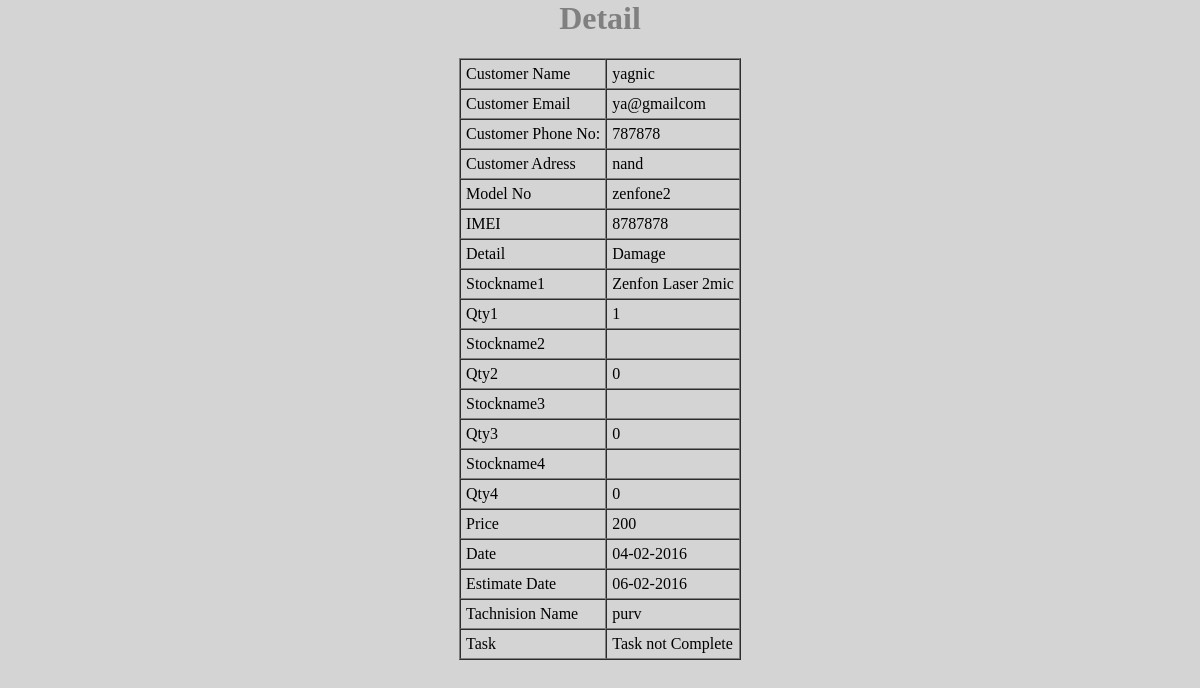
Page /table.php?rid=80 (signed in) on the committed database.
### tables this page shows
CREATE TABLE `ragister` (
  `rid` int(20) NOT NULL,
  `cname` varchar(100) NOT NULL,
  `email` varchar(100) NOT NULL,
  `phoneno` varchar(100) NOT NULL,
  `addr` varchar(100) NOT NULL,
  `model` varchar(100) NOT NULL,
  `imei` varchar(100) NOT NULL,
  `detail` varchar(50) NOT NULL,
  `stocknm1` varchar(100) NOT NULL,
  `qty1` int(20) NOT NULL,
  `stocknm2` varchar(100) NOT NULL,
  `qty2` int(20) NOT NULL,
  `stocknm3` varchar(100) NOT NULL,
  `qty3` int(20) NOT NULL,
  `stocknm4` varchar(100) NOT NULL,
  `qty4` int(20) NOT NULL,
  `price` int(20) NOT NULL,
  `date` varchar(100) NOT NULL,
  `edate` varchar(100) NOT NULL,
  `status` int(11) NOT NULL,
  `tachid` int(20) NOT NULL
);

CREATE TABLE `product` (
  `proid` int(20) NOT NULL,
  `comid` int(20) NOT NULL,
  `proname` varchar(50) NOT NULL
);

CREATE TABLE `stock` (
  `stockid` int(20) NOT NULL,
  `proid` int(20) NOT NULL,
  `stocknm` varchar(50) NOT NULL,
  `qty` int(50) NOT NULL,
  `date` varchar(50) NOT NULL
);

CREATE TABLE `technision` (
  `techid` int(20) NOT NULL,
  `tachname` varchar(50) NOT NULL
);

### table.php (the view, shortened to what this page needs)
<html>
<head>
<link rel="stylesheet" href="css/login.css">
<body>
<center>	<H1 style="color:gray;">Detail</H1>
	<table border="1px" cellspacing="0px">
	<?php
	$rid=$_GET['rid'];
	$qry1=mysql_query("select * from ragister where rid='$rid'");
	while($t=mysql_fetch_array($qry1))
	{
		$stockid1=$t['stocknm1'];
		$stockid2=$t['stocknm2'];
		$stockid3=$t['stocknm3'];
		$stockid4=$t['stocknm4'];
		$sqry1=mysql_query("select * from stock where stockid='$stockid1'");
		$s1=mysql_fetch_array($sqry1);
		$sqry2=mysql_query("select * from stock where stockid='$stockid2'");
		$s2=mysql_fetch_array($sqry2);
		$sqry3=mysql_query("select * from stock where stockid='$stockid3'");
		$s3=mysql_fetch_array($sqry3);
		$sqry4=mysql_query("select * from stock where stockid='$stockid4'");
		$s4=mysql_fetch_array($sqry4);
		$proid1=$s1['proid'];
		$pqry1=mysql_query("select * from product where proid='$proid1'");
		$p1=mysql_fetch_array($pqry1);
		$proid2=$s2['proid'];
		$pqry2=mysql_query("select * from product where proid='$proid2'");
		$p2=mysql_fetch_array($pqry2);
		$proid3=$s3['proid'];
		$pqry3=mysql_query("select * from product where proid='$proid3'");
		$p3=mysql_fetch_array($pqry3);
		$proid4=$s4['proid'];
		$pqry4=mysql_query("select * from product where proid='$proid4'");
		$p4=mysql_fetch_array($pqry4);
	?>
	<tr>
		<td>Customer Name</td><td><?php echo $t['cname'];?></td>
	</tr>
	<tr>
		<td>Customer Email</td><td><?php echo $t['email'];?></td>
	</tr>
	<tr>
		<td>Customer Phone No:</td><td><?php echo $t['phoneno'];?></td>
	</tr>
	<tr>
		<td>Customer Adress</td><td><?php echo $t['addr'];?></td>
	</tr>
	<tr>
		<td>Model No</td><td><?php echo $t['model'];?></td>
	</tr>
	<tr>
		<td>IMEI</td><td><?php echo $t['imei'];?></td>
	</tr>
	<tr>
		<td>Detail</td><td><?php echo $t['detail'];?></td>
	</tr>
	<tr>
		<td>Stockname1</td><td><?php echo $p1['proname'];echo $s1['stocknm'];?></td>
	</tr>
	<tr>
		<td>Qty1</td><td><?php echo $t['qty1'];?></td>
	</tr>
	<tr>
		<td>Stockname2</td><td><?php echo $p2['proname'];echo $s2['stocknm'];?></td>
	</tr>
	<tr>
		<td>Qty2</td><td><?php echo $t['qty2'];?></td>
	</tr>
	<tr>
		<td>Stockname3</td><td><?php echo $p3['proname'];echo $s3['stocknm'];?></td>
	</tr>
	<tr>
		<td>Qty3</td><td><?php echo $t['qty3'];?></td>
	</tr>
	<tr>
		<td>Stockname4</td><td><?php echo $p4['proname'];echo $s4['stocknm'];?></td>
	</tr>
	<tr>
		<td>Qty4</td><td><?php echo $t['qty4'];?></td>
	</tr>
	<tr>
		<td>Price</td><td><?php echo $t['price'];?></td>
	</tr>
	<tr>
		<td>Date</td><td><?php echo $t['date'];?></td>
	</tr>
	<tr>
		<td>Estimate Date</td><td><?php echo $t['edate'];?></td>
	</tr>
	<tr>
		<td>Tachnision Name</td><td><?php $q5=mysql_query("select * from technision where techid='$t[tachid]'");while($l=mysql_fetch_array($q5)){if($t['tachid']==$l['techid']){echo $l['tachname'];}}?></td>
	<tr>
		<td>Task</td><td><?php if ($t['status']=="1"){echo "Task Complete";}else{ echo "Task not Complete";}?></td>
	</tr>
	<?php
	}
	?>
	</table>
</body>
</html>

### css/login.css (style rules this page uses)
body { margin:0px; padding:0px; background:#D4D4D4; font-family:Times New Roman }

### table.php (style rules this page uses)
td { padding:5px; }

### rows in the picture
ragister: cname "yagnic", email "ya@gmailcom", phoneno "787878", addr "nand", model "zenfone2", imei "8787878", detail "Damage", product.proname "Zenfon Laser 2", stock.stocknm "mic", qty1 "1", qty2 "0", qty3 "0", qty4 "0", price "200", date "04-02-2016", edate "06-02-2016", status "Task not Complete"
technision: tachname "purv"
